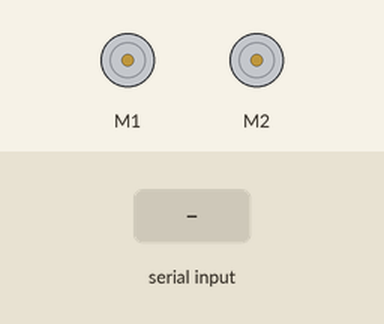
Bench run of a sketch on a simulated Arduino Uno, built with avr-gcc and run on an emulated ATmega328P. Parts: 2 × DC motor (green arrow = forward, orange = backward, longer = faster). Inputs (shaded band) come from the test bench.

Above: at 1.2 s.
1.3 s: "1" received over the second serial link
At 2.1 s:
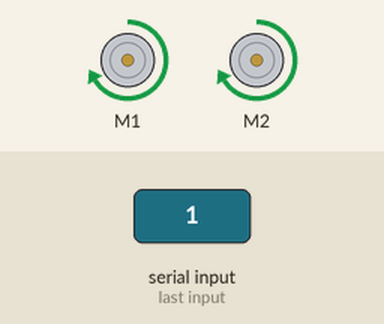
2.8 s: "2" received over the second serial link
At 3.2 s:
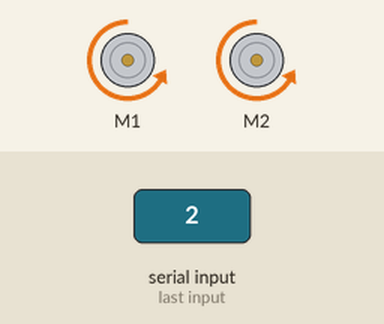
4.3 s: "3" received over the second serial link
At 5.5 s:
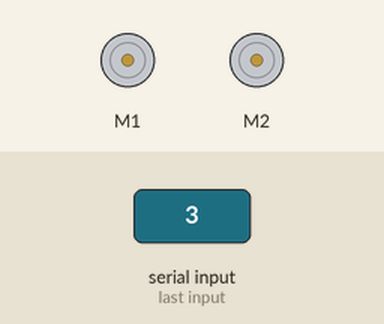
Timing chart, 0 to 7.3 s (numbered marks = the images above; inputs shaded):
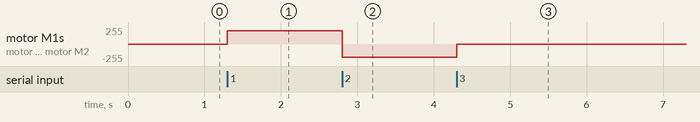

The sketch:

Carrinho_Robo_com_Bluetooth.ino
```cpp
/*
  Projeto: Carrinho Robô com Arduino
  Autor: Cícero Henrique
  Descrição: Código simples para uso em oficina de introdução à robótica com arduino.
  Utilizando Arduino, Shiled Ponte H L293 (para 4 motores) e Módulo Bluetooth
  Data: 14/01/219
*/


//Inclui biblioteca de comunicação Serial
#include <SoftwareSerial.h>
//Inicia uma nova prota d ecomunicação Serial (pois a 0 e 1 já está sendo usada pela shield) primeiro numero de porta para TX e segundo para RX
//                         TX, RX
SoftwareSerial MinhaSerial(14, 15);
//Inclui biblioteca para comunicação da Shield com os motores
#include <AFMotor.h>
//Instancia 2 motores indicando as suas conexões
AF_DCMotor motor1(1);
AF_DCMotor motor2(2);
//Inicia um varivável que irá guardar as letras/numeros recebidos pelo bluetooth
char valorRecebido;

void setup()
{
  //inicia a taxa de comunicação serial padrão
  Serial.begin(9600);
  MinhaSerial.begin(9600);
  //Defini as velocidade dos motores Min. 0 - 255 Max.
  motor1.setSpeed(200);
  motor2.setSpeed(200);
  //Inicializa com os motores desligados
  motor1.run(RELEASE);
  motor2.run(RELEASE);
}

void loop()
{
  //verifica se recebeu algum dado
  if (MinhaSerial.available() > 0) {
    //Se recebido algum dado, lê e guarda na variável
    valorRecebido = MinhaSerial.read();
    //Caso seja recebido 1, gira os dois motores para frente
    if (valorRecebido == '1')
    {
      motor1.run(FORWARD);
      motor2.run(FORWARD);
      MinhaSerial.println("Motores para frente");
    }
    //Caso seja recebido 2, gira os dois motores para frente
    if (valorRecebido == '2')
    {
      motor1.run(BACKWARD);
      motor2.run(BACKWARD);
      MinhaSerial.println("Motores para tras");
    }
    //Caso seja recebido 3, gira os dois motores para frente
    if (valorRecebido == '3')
    {
      motor1.run(RELEASE);
      motor2.run(RELEASE);
      MinhaSerial.println("Motores para para");
    }

  }
}
```

Measured:
- after the input at 1.3 s, motor M1, motor M2: stopped → forward 200/255 at once
- after the input at 2.8 s, motor M1, motor M2: forward 200/255 → backward 200/255 at once
- after the input at 4.3 s, motor M1, motor M2: backward 200/255 → stopped at once
